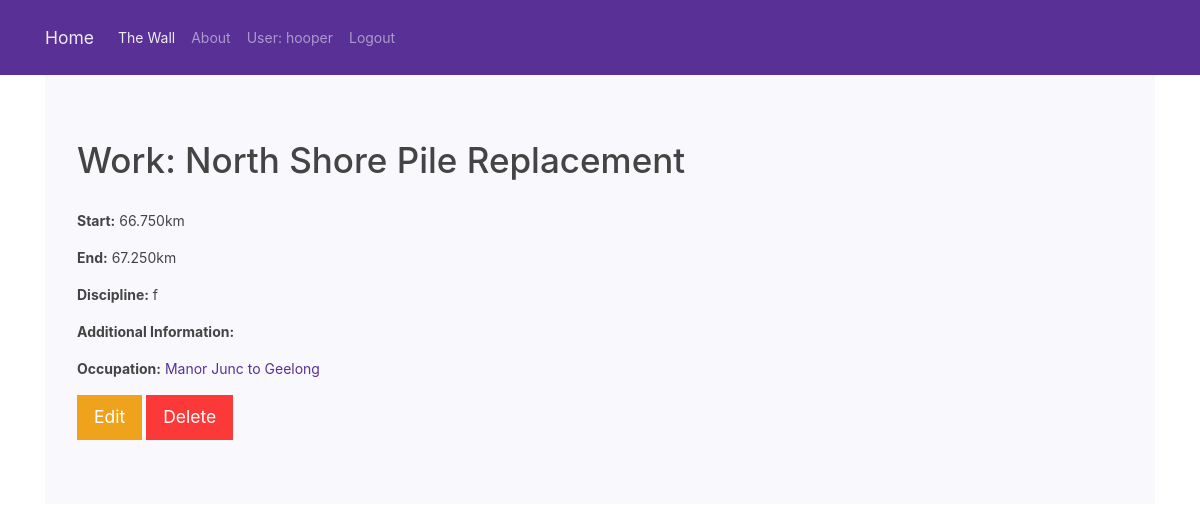
/the_wall/work/4/ (signed in), run on an earlier commit of the app's database.
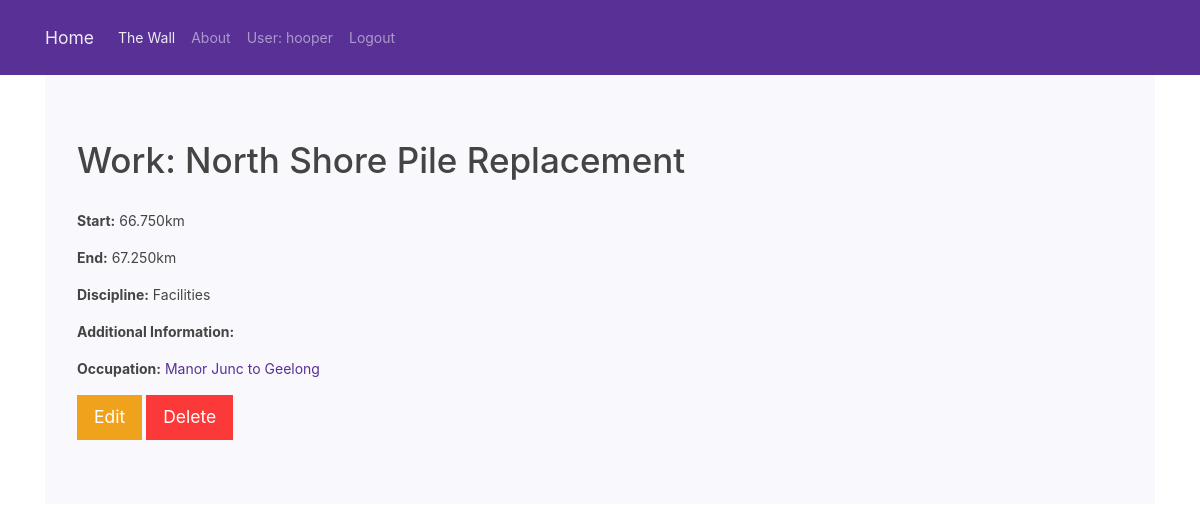
And on a later commit of the database.
### the_wall/models.py (models this page shows, shortened)
class Work(models.Model):
    start_chainage = models.DecimalField(max_digits = 6, decimal_places = 3)
    end_chainage = models.DecimalField(max_digits = 6, decimal_places = 3)
    DISCIPLINE_CHOICE = (('Civil', 'Civil'),('Track', 'Track'),('Facilities', 'Facilities'),('Signals', 'Signals'),)
    discipline = models.CharField(max_length = 100, choices=DISCIPLINE_CHOICE, help_text='Enter the discipline e.g. Civil')
    work_information = models.CharField(max_length = 255)
    additional_details = models.CharField(max_length = 255, blank=True)
    occupation_details = models.ForeignKey('Occupation', on_delete = models.CASCADE)
    class Meta:
        ordering = ['start_chainage']

class Occupation(models.Model):
    occupation_noi = models.PositiveIntegerField()
    system_line = models.CharField(max_length = 100, help_text='Enter the System Line e.g. Sunbury to Bendigo.')
    occupation_start_date = models.DateTimeField()
    occupation_end_date = models.DateTimeField()
    occupation_type = models.CharField(max_length = 50, help_text='Enter the Occupation Type e.g. BLU')
    AREA_CHOICE = (('Western Region', 'Western Region'),('North/North-East Region', 'North/North-East Region'),('Central & Eastern Region', 'Central & Eastern Region'))
    rail_area = models.CharField(max_length = 50,choices=AREA_CHOICE, help_text='Enter the Rail Area Type e.g. North/North-East')
    def __str__(self):
        return self.system_line
    class Meta:
        ordering = ['occupation_start_date']

### the_wall/views.py (the view)
# urls.py: path('work/<int:pk>/',views.WorkDetailView.as_view(),name='work_detail'),
class WorkDetailView(LoginRequiredMixin,DetailView):
    login_url = '/accounts/login'
    redirect_field_name = ''
    model = Work
    paginate_by = 50

### the_wall/templates/the_wall/work_detail.html
{% extends "base.html" %}
{% block content %}
<div class="container">
  <div class="jumbotron">
    <h1>Work: {{ work.work_information}}</h1><br>
    <p><strong>Start:</strong> {{ work.start_chainage }}km</a></p>
    <p><strong>End:</strong> {{ work.end_chainage }}km</p>
    <p><strong>Discipline:</strong> {{ work.discipline }}</p>
    <p><strong>Additional Information:</strong> {{ work.additional_details }}</p>
    <p><strong>Occupation:</strong> <a href="#">{{ work.occupation_details }}</a></p>
    <a class="btn btn-warning btn-lg" href="{% url 'the_wall:work_update' work.id %}" role="button">Edit</a>
    <a class="btn btn-danger btn-lg" href="{% url 'the_wall:work_delete' work.id %}" role="button">Delete</a>
  </div>
</div>
{% endblock %}

What changed in the data, as far as the page shows it:
changed Work "North Shore Pile Replacement": discipline "f" → "Facilities"
